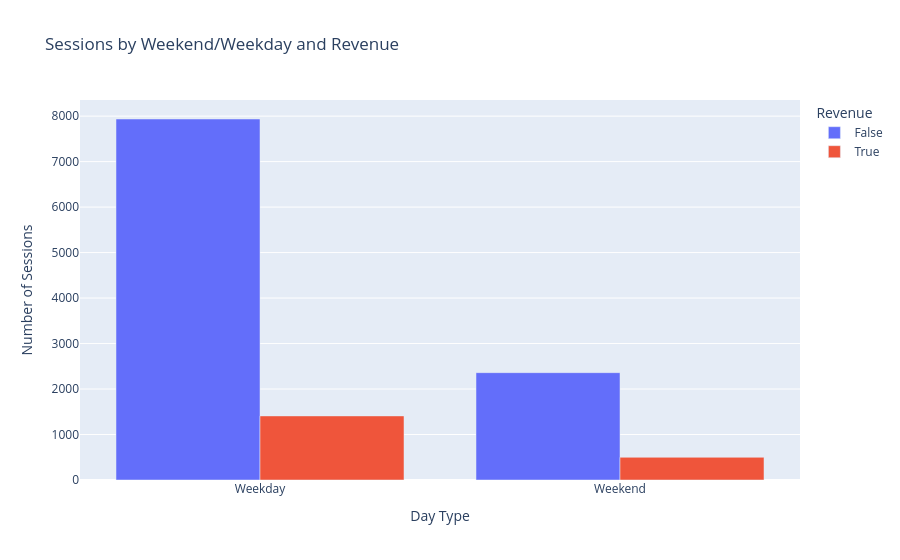

Notebook cell for this chart:
### Markdown cell above
## Sessions by Weekend/Weekday and Revenue
This chart compares how many website sessions occur on weekdays versus weekends, and how many of those sessions result in revenue.

### Code cell
df_cleaned["WeekendLabel"] = df_cleaned["Weekend"].map({True: "Weekend", False: "Weekday"})
weekend_group = df_cleaned.groupby(["WeekendLabel", "Revenue"]).size().reset_index(name="Count")

fig6 = px.bar(
    weekend_group,
    x="WeekendLabel",
    y="Count",
    color="Revenue",
    barmode="group",
    title="Sessions by Weekend/Weekday and Revenue",
    labels={"WeekendLabel": "Day Type", "Count": "Number of Sessions", "Revenue": "Revenue"}
)
fig6.show()

### Figure 1 — Plotly figure (JSON) as saved in the notebook; plotly's stock layout.template omitted (floating-point values rounded to 4 significant figures)
{"data": [{"alignmentgroup": "True", "hovertemplate": "Revenue=False<br>Day Type=%{x}<br>Number of Sessions=%{y}<extra></extra>", "legendgroup": "False", "marker": {"color": "#636efa", "pattern": {"shape": ""}}, "name": "False", "offsetgroup": "False", "orientation": "v", "showlegend": true, "textposition": "auto", "type": "bar", "x": ["Weekday", "Weekend"], "xaxis": "x", "y": [7937, 2360], "yaxis": "y"}, {"alignmentgroup": "True", "hovertemplate": "Revenue=True<br>Day Type=%{x}<br>Number of Sessions=%{y}<extra></extra>", "legendgroup": "True", "marker": {"color": "#EF553B", "pattern": {"shape": ""}}, "name": "True", "offsetgroup": "True", "orientation": "v", "showlegend": true, "textposition": "auto", "type": "bar", "x": ["Weekday", "Weekend"], "xaxis": "x", "y": [1409, 499], "yaxis": "y"}], "layout": {"barmode": "group", "legend": {"title": {"text": "Revenue"}, "tracegroupgap": 0}, "title": {"text": "Sessions by Weekend/Weekday and Revenue"}, "xaxis": {"anchor": "y", "domain": [0, 1], "title": {"text": "Day Type"}}, "yaxis": {"anchor": "x", "domain": [0, 1], "title": {"text": "Number of Sessions"}}}}
